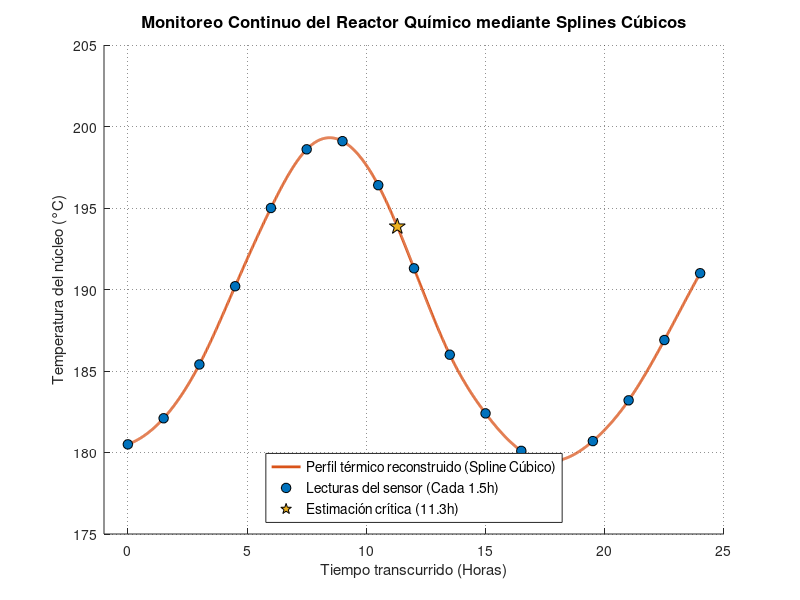

MATLAB code for this plot:
clear; clc; close all;

% Datos (17 puntos)
% Tiempo (Horas)
tiempo = [0, 1.5, 3.0, 4.5, 6.0, 7.5, 9.0, 10.5, 12.0, 13.5, 15.0, 16.5, 18.0, 19.5, 21.0, 22.5, 24.0];

% Temperatura (°C)
temperatura = [180.5, 182.1, 185.4, 190.2, 195.0, 198.6, 199.1, 196.4, 191.3, 186.0, 182.4, 180.1, 179.5, 180.7, 183.2, 186.9, 191.0];

%% 2. Malla Fina para Evaluación Continua
% Creamos un vector de tiempo continuo (cada minuto) para interpolar
tiempo_fino = linspace(min(tiempo), max(tiempo), 1440);

%% 3. Interpolación por Splines Cúbicos
% La función 'spline' de MATLAB calcula los polinomios de grado 3 
% que conectan de forma suave cada par de datos consecutivos.
temp_interpolada = spline(tiempo, temperatura, tiempo_fino);

%% 4. Análisis de un Punto Crítico Específico
% El operador quiere estimar la temperatura exacta a las 11.3 horas (11:18 AM)
tiempo_analisis = 11.3;
temp_analisis = spline(tiempo, temperatura, tiempo_analisis);

fprintf('=========================================================\n');
fprintf('        ANÁLISIS DE INTERPOLACIÓN POR SPLINES\n');
fprintf('=========================================================\n');
fprintf('Temperatura estimada a las %.1f horas: %.2f °C\n', tiempo_analisis, temp_analisis);
fprintf('=========================================================\n\n');

%% 5. Graficación de los Resultados
figure('Color', [1 1 1], 'Position', [100, 100, 850, 500]);
hold on;

% Graficar la curva continua generada por el spline
plot(tiempo_fino, temp_interpolada, 'LineWidth', 2, 'Color', [0.8500 0.3250 0.0980], ...
     'DisplayName', 'Perfil térmico reconstruido (Spline Cúbico)');

% Mostrar los puntos reales de control recolectados por el sensor
plot(tiempo, temperatura, 'o', 'MarkerFaceColor', [0 0.4470 0.7410], 'MarkerEdgeColor', 'k', ...
     'MarkerSize', 7, 'DisplayName', 'Lecturas del sensor (Cada 1.5h)');

% Destacar el punto interpolado de análisis en la gráfica
plot(tiempo_analisis, temp_analisis, 'p', 'MarkerFaceColor', [0.9290 0.6940 0.1250], ...
     'MarkerEdgeColor', 'k', 'MarkerSize', 12, 'DisplayName', 'Estimación crítica (11.3h)');

%% 6. Formato Estético e Ingeniería
title('Monitoreo Continuo del Reactor Químico mediante Splines Cúbicos', 'FontSize', 12);
xlabel('Tiempo transcurrido (Horas)', 'FontSize', 11);
ylabel('Temperatura del núcleo (°C)', 'FontSize', 11);

grid on;
set(gca, 'GridLineStyle', ':', 'GridAlpha', 0.5); % Rejilla tenue scannable
legend('Location', 'south', 'FontSize', 10);

% Ajustar límites de visualización con márgenes cómodos
xlim([-1, 25]);
ylim([175, 205]);

hold off;
